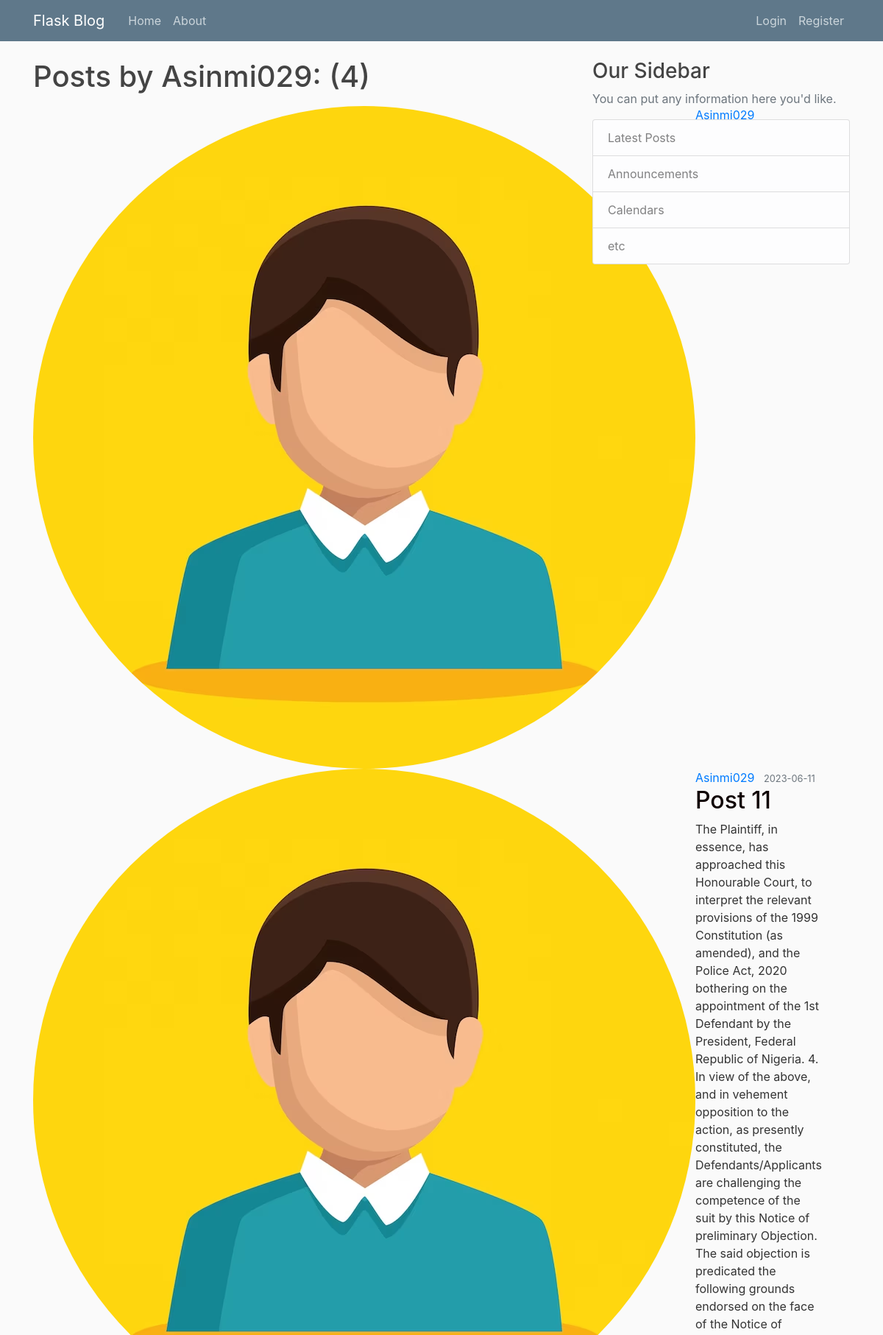
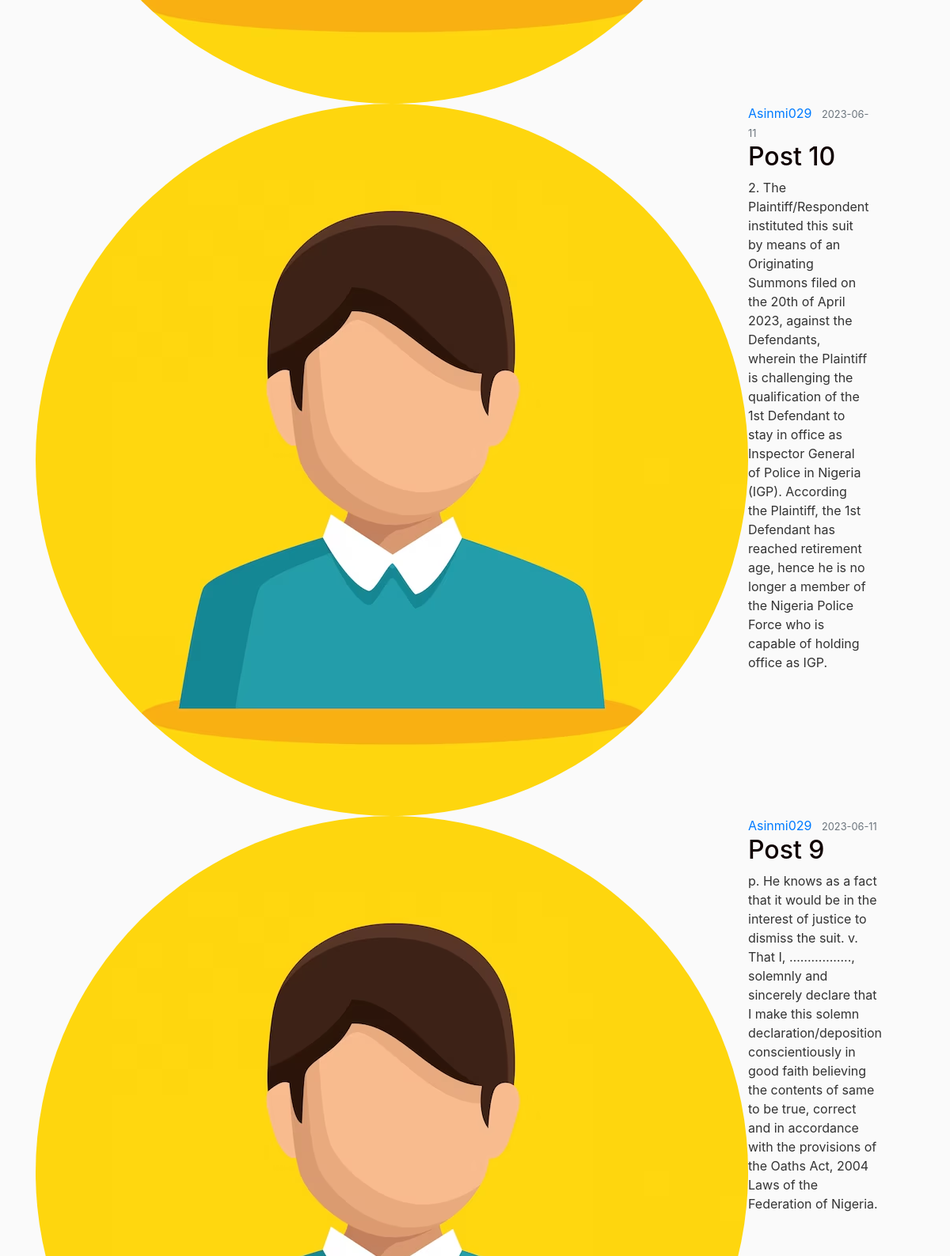
Screenshot of /user/Asinmi029 (upper part) with the database file from the repository (2 pictures, top to bottom).
### flaskblog/models.py (models this page shows, shortened)
class User(db.Model, UserMixin):
    id = db.Column(db.Integer, primary_key=True)
    username = db.Column(db.String(20), unique=True, nullable=False)
    email = db.Column(db.String(120), unique=True, nullable=False)
    image_file = db.Column(db.String(20), nullable=False, default='default.jpg')
    password = db.Column(db.String(60), nullable=False)
    posts = db.relationship('Post', backref='author', lazy=True)

class Post(db.Model):
    id = db.Column(db.Integer, primary_key=True)
    title = db.Column(db.String(100), nullable=False)
    date_posted = db.Column(db.DateTime, nullable=False, default=datetime.utcnow)
    content = db.Column(db.Text, nullable=False)
    user_id = db.Column(db.Integer, db.ForeignKey('user.id'), nullable=False)

### flaskblog/posts/routes.py (the view)
@posts.route("/user/<string:username>")
def user_posts(username):
    page = request.args.get('page', 1, type=int)
    user = User.query.filter_by(username=username).first_or_404()
    posts= Post.query.filter_by(author=user)\
        .order_by(Post.date_posted.desc())\
        .paginate(page=page, per_page=4)
    return render_template('user_posts.html', posts=posts, user=user)

### flaskblog/templates/user_posts.html (shortened to what this page needs)
{% extends 'layout.html' %}
{% block content %}
<h1 class="mb-3"> Posts by {{ user.username }}: ({{ posts.total }})</h1>
    {% for post in posts.items %}
<article class="media content-section">
    <img class="rounded-circle article-img" src="{{ url_for('static', filename='profile_pics/'
     + post.author.image_file) }}">
<div class="mdeia-body">
   <div class="article-metadata">
   <a href="{{ url_for('posts.user_posts', username=post.author.username) }}" class="mr-2">{{ post.author.username }}</a>
   <small class="text-muted">{{ post.date_posted.strftime('%Y-%m-%d') }}</small>
</div>
<h2><a href="{{ url_for('posts.post', post_id=post.id) }}" class="article-title">{{ post.title }}</a></h2>
<p class="article-content">{{ post.content }}</p>
</div>
</article>
    {% endfor %}
{% endblock %}

### flaskblog/static/css/main.css (style rules this page uses)
body { background: #fafafa; color: #333333; margin-top: 5rem; }
h1, h2, h3, h4, h5, h6 { color: #444444; }
:root { --main-green: #79dd09; --main-green-rgb-015: rgba(121, 221, 9, 0.1); --main-yellow: #bdbb49; --main-yellow-rgb-015: rgba(189, 187, 73, 0.1); --main-red: #bd150b; --main-red-rgb-015: rgba(189, 21, 11, 0.1); --main-blue: #0076bd; --main-blue-rgb-015: rgba(0, 118, 189, 0.1); }
.article-title { color: #0f0101; }

### rows the page displays
User: username "Asinmi029"
Post: image_file (placeholder picture), author.username "Asinmi029"
Post: image_file (placeholder picture), author.username "Asinmi029", date_posted "2023-06-11", title "Post 11", content "The Plaintiff, in essence, has approached this Honourable Court, to interpret the relevant provisions of the 1999 Constitution (as amended), and the Police Act, 2020 bothering on the appointment of the 1st Defendant by the President, Federal Republic of Nigeria. 4. In view of the above, and in vehement opposition to the action, as presently constituted, the Defendants/Applicants are challenging the competence of the suit by this Notice of preliminary Objection. The said objection is predicated the following grounds endorsed on the face of the Notice of"
Post: image_file (placeholder picture), author.username "Asinmi029", date_posted "2023-06-11", title "Post 10", content "2. The Plaintiff/Respondent instituted this suit by means of an Originating Summons filed on the 20th of April 2023, against the Defendants, wherein the Plaintiff is challenging the qualification of the 1st Defendant to stay in office as Inspector General of Police in Nigeria (IGP). According the Plaintiff, the 1st Defendant has reached retirement age, hence he is no longer a member of the Nigeria Police Force who is capable of holding office as IGP."
Post: image_file (placeholder picture), author.username "Asinmi029", date_posted "2023-06-11", title "Post 9", content "p. He knows as a fact that it would be in the interest of justice to dismiss the suit. v. That I, …………….., solemnly and sincerely declare that I make this solemn declaration/deposition conscientiously in good faith believing the contents of same to be true, correct and in accordance with the provisions of the Oaths Act, 2004 Laws of the Federation of Nigeria."

### other values shown
{{ posts.total }} "4"
